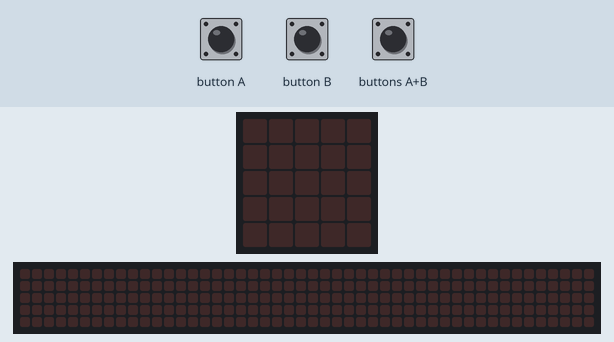
A program run on a simulated BBC micro:bit (MakeCode). Shown: the board's 5×5 LED display, a strip that is not on the board, showing the scrolling text unrolled. The test bench sets the inputs (shaded band). The 48×5 strip is a reading aid, not a part: it shows the text the display is scrolling, unrolled, one strip-width of it at a time.

Above: at 1.2 s.
1.3 s: button A pressed for 0.15 s
At 3.92 s:
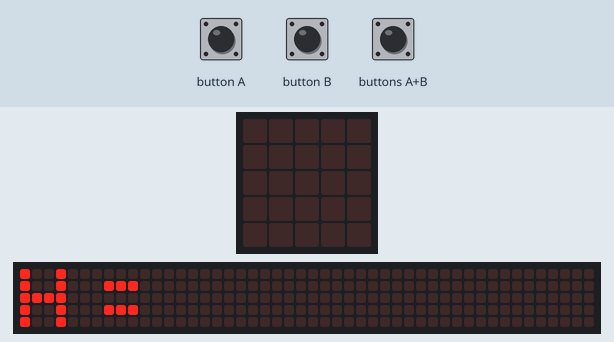
4.3 s: button B pressed for 0.15 s
At 7.52 s:
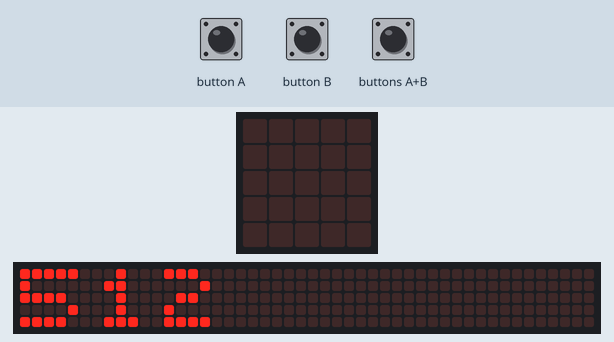
At 19.1 s:
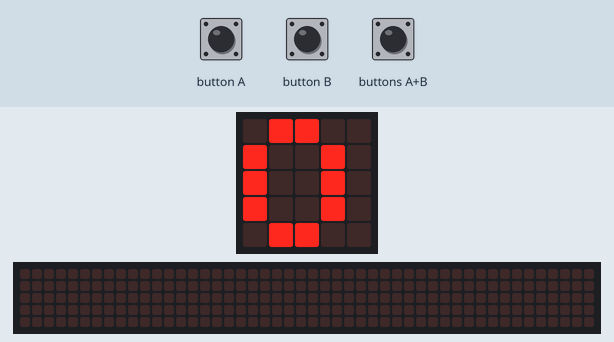

Measured:
- after the input at 1.3 s, the display: changes after 0.15 s (image 1)
- after the input at 4.3 s, the display: first differs from a run without the input after 3.5 s (image 3 shows a later state)
- what the display in image 1 shows lasts 0.5 s, from 3.7 s to 4.2 s
- what the display in image 3 shows lasts 0.7 s, from 18.6 s to 19.3 s

The program:

main.ts
```typescript
function Promedio_total () {
    Promedio_Total = (Promedio_Puerta + (Promedio_Habitación + Promedio_Ventana)) / 3
}
input.onButtonPressed(Button.A, function () {
    for (let index = 0; index < 10; index++) {
        Temperatura_puerta = pins.analogReadPin(AnalogPin.P0)
        basic.showString("H=")
        basic.showNumber(Temperatura_puerta)
        basic.pause(100)
        P1 = pins.map(
        Temperatura_puerta,
        0,
        1023,
        0,
        100
        )
        basic.showString("PT=")
        basic.showNumber(P1)
        basic.pause(100)
        basic.clearScreen()
        Temperatura_Ventana = pins.analogReadPin(AnalogPin.P1)
        basic.showString("H=")
        basic.showNumber(Temperatura_Ventana)
        basic.pause(100)
        P2 = pins.map(
        Temperatura_Ventana,
        0,
        1023,
        0,
        100
        )
        basic.showString("PT=")
        basic.showNumber(P2)
        basic.pause(100)
        basic.clearScreen()
        Temperatura_Habitación = pins.analogReadPin(AnalogPin.P2)
        basic.showString("H=")
        basic.showNumber(Temperatura_Habitación)
        basic.pause(100)
        P3 = pins.map(
        Temperatura_Habitación,
        0,
        1023,
        0,
        100
        )
        basic.showString("PT=")
        basic.showNumber(P3)
        basic.pause(100)
        basic.clearScreen()
    }
})
function Guardado_toma_temperatura_ventana () {
    if (Temperatura_Ventana == 10) {
        Promedio_Ventana = (Temperatura_Ventana + (Temperatura_Ventana + (Temperatura_Ventana + (Temperatura_Ventana + (Temperatura_Ventana + (Temperatura_Ventana + (Temperatura_Ventana + (Temperatura_Ventana + (Temperatura_Ventana + Temperatura_Ventana))))))))) / 10
    }
}
function Guardado_toma_temperatura_Puerta () {
    if (Promedio_Puerta == 10) {
        Promedio_Puerta = (Temperatura_puerta + (Temperatura_puerta + (Temperatura_puerta + (Temperatura_puerta + (Temperatura_puerta + (Temperatura_puerta + (Temperatura_puerta + (Temperatura_puerta + (Temperatura_puerta + Temperatura_puerta))))))))) / 10
    }
}
input.onButtonPressed(Button.AB, function () {
    basic.showString("Promedio Total")
    Promedio_total()
    basic.showNumber(Promedio_Total)
    basic.pause(100)
})
input.onButtonPressed(Button.B, function () {
    basic.showString("Prom Temp P")
    Guardado_toma_temperatura_Puerta()
    basic.showNumber(Promedio_Puerta)
    basic.pause(100)
    basic.showString("Prom Temp V")
    Guardado_toma_temperatura_ventana()
    basic.showNumber(Promedio_Ventana)
    basic.pause(100)
    basic.showString("Prom Temp H")
    Guardado_toma_temperatura_habitación()
    basic.showNumber(Promedio_Habitación)
    basic.pause(100)
})
function Guardado_toma_temperatura_habitación () {
    if (Temperatura_Habitación == 10) {
        Promedio_Habitación = (Temperatura_Habitación + (Temperatura_Habitación + (Temperatura_Habitación + (Temperatura_Habitación + (Temperatura_Habitación + (Temperatura_Habitación + (Temperatura_Habitación + (Temperatura_Habitación + (Temperatura_Habitación + Temperatura_Habitación))))))))) / 10
    }
}
let P3 = 0
let P2 = 0
let P1 = 0
let Promedio_Total = 0
let Temperatura_puerta = 0
let Temperatura_Ventana = 0
let Temperatura_Habitación = 0
let Promedio_Ventana = 0
let Promedio_Habitación = 0
let Promedio_Puerta = 0
Promedio_Puerta = 0
Promedio_Habitación = 0
Promedio_Ventana = 0
Temperatura_Habitación = 0
Temperatura_Ventana = 0
Temperatura_puerta = 0
```

test.ts
```typescript
// aquí va el archivo "tests"; esto no se compilará cuando este paquete se utilice como una extensión.
```
